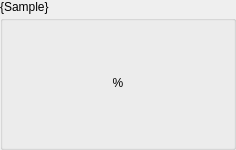
<?xml version="1.0" encoding="UTF-8"?>
<ui version="4.0">
 <class>WiSample</class>
 <widget class="QWidget" name="WiSample">
  <property name="geometry">
   <rect>
    <x>0</x>
    <y>0</y>
    <width>236</width>
    <height>150</height>
   </rect>
  </property>
  <property name="windowTitle">
   <string notr="true">Form</string>
  </property>
  <layout class="QVBoxLayout" name="verticalLayout" stretch="0,1">
   <property name="spacing">
    <number>1</number>
   </property>
   <property name="leftMargin">
    <number>0</number>
   </property>
   <property name="topMargin">
    <number>0</number>
   </property>
   <property name="rightMargin">
    <number>0</number>
   </property>
   <property name="bottomMargin">
    <number>0</number>
   </property>
   <item>
    <widget class="QLabel" name="lbSampleTitle">
     <property name="text">
      <string notr="true">{Sample}</string>
     </property>
    </widget>
   </item>
   <item>
    <widget class="QGroupBox" name="grpSample">
     <layout class="QHBoxLayout" name="horizontalLayout_2">
      <property name="spacing">
       <number>0</number>
      </property>
      <property name="leftMargin">
       <number>0</number>
      </property>
      <property name="topMargin">
       <number>0</number>
      </property>
      <property name="rightMargin">
       <number>0</number>
      </property>
      <property name="bottomMargin">
       <number>2</number>
      </property>
      <item>
       <widget class="QStackedWidget" name="stackSample">
        <property name="currentIndex">
         <number>0</number>
        </property>
        <widget class="QWidget" name="pageSampleQt">
         <layout class="QVBoxLayout" name="verticalLayout_6">
          <property name="leftMargin">
           <number>0</number>
          </property>
          <property name="topMargin">
           <number>0</number>
          </property>
          <property name="rightMargin">
           <number>0</number>
          </property>
          <property name="bottomMargin">
           <number>0</number>
          </property>
          <item>
           <widget class="QLabel" name="lbSample">
            <property name="minimumSize">
             <size>
              <width>120</width>
              <height>108</height>
             </size>
            </property>
            <property name="font">
             <font>
              <stylestrategy>PreferAntialias</stylestrategy>
             </font>
            </property>
            <property name="text">
             <string notr="true">%</string>
            </property>
            <property name="textFormat">
             <enum>Qt::PlainText</enum>
            </property>
            <property name="alignment">
             <set>Qt::AlignCenter</set>
            </property>
           </widget>
          </item>
         </layout>
        </widget>
        <widget class="WiCustomDraw" name="pageSampleCustom"/>
       </widget>
      </item>
     </layout>
    </widget>
   </item>
  </layout>
 </widget>
 <customwidgets>
  <customwidget>
   <class>WiCustomDraw</class>
   <extends>QWidget</extends>
   <header>CharPaint/routines.h</header>
   <container>1</container>
  </customwidget>
 </customwidgets>
 <resources/>
 <connections/>
</ui>
